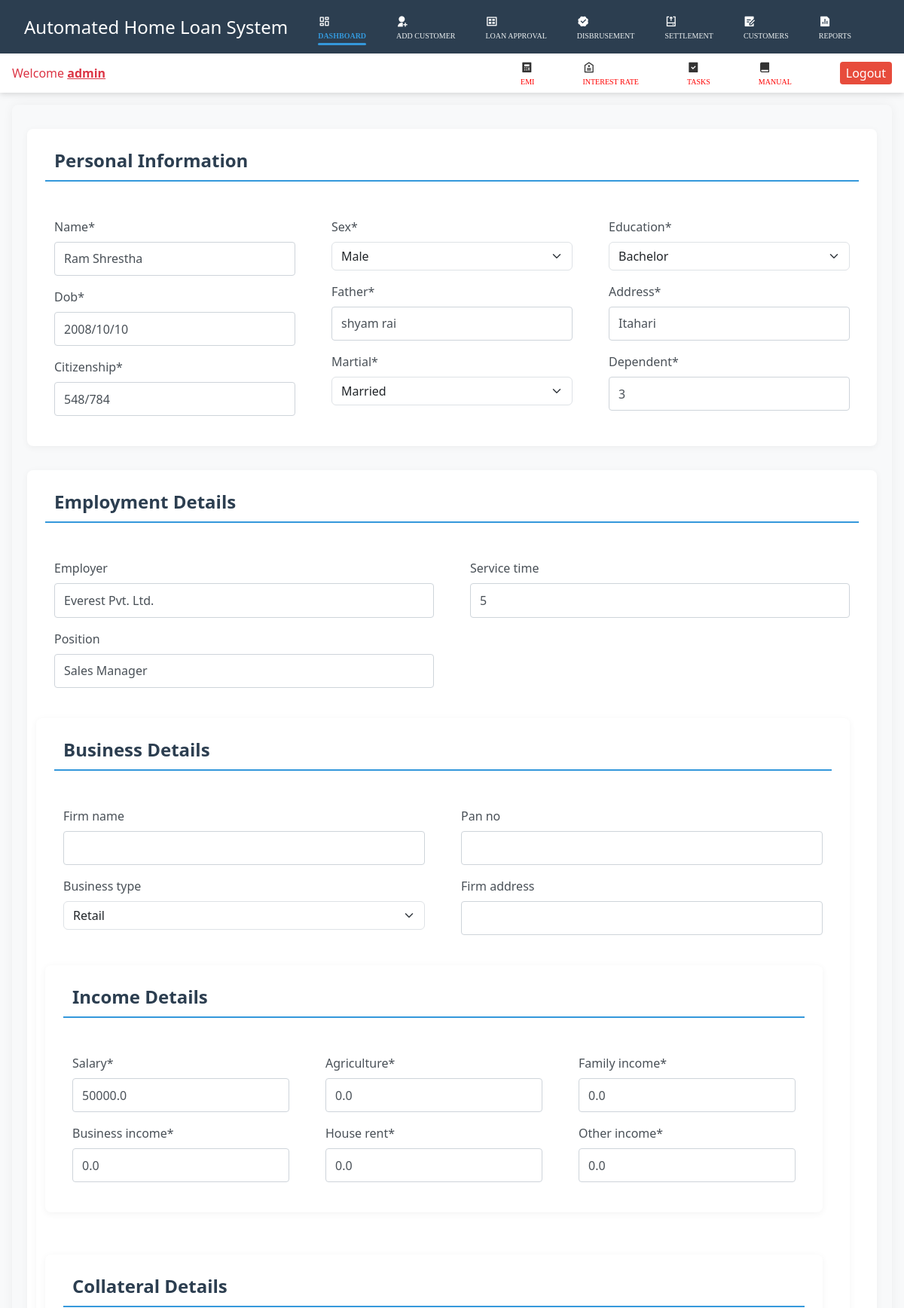
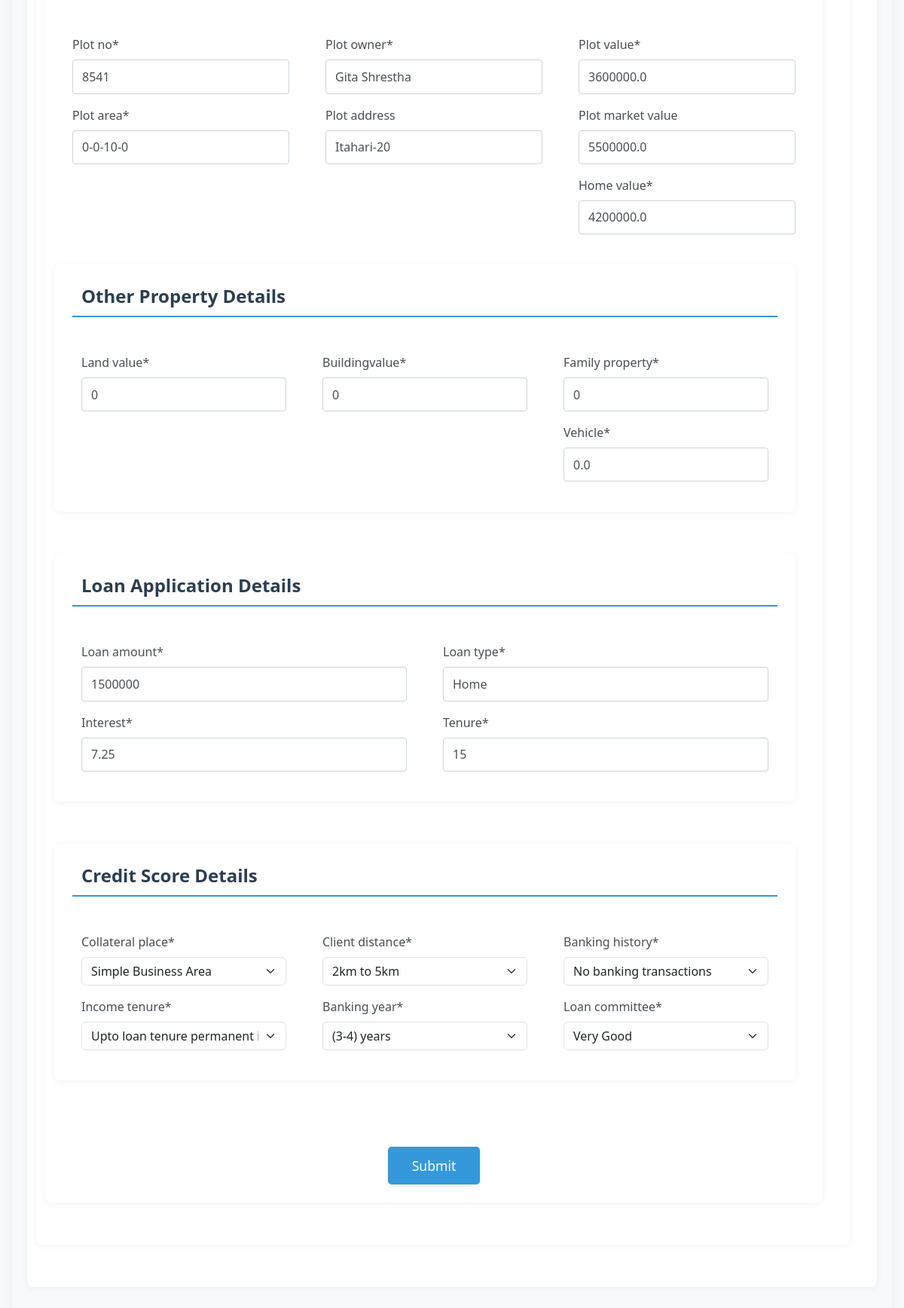
The app's page /client_update/2 (signed in) with its own data (2 pictures, top to bottom).
### homeloanapp/models.py (models this page shows, shortened)
class ClientDetails(models.Model):
    name = models.CharField(max_length=300, default='Sumam limbu')
    dob = models.CharField(max_length=10, default='2008/10/10')
    citizenship = models.CharField(max_length=20, default='1234')
    sex = models.CharField(max_length=8, choices=SEX_CHOICES, default="Male")
    martial = models.CharField(max_length=20, choices=MARTIAL_STATUS, default="Married")
    father = models.CharField(max_length=300, default="shyam rai")
    education = models.CharField(max_length=10, choices=EDUCATION_CHOICES, default="Bachelor")
    address = models.CharField(max_length=50, default='Itahari')
    dependent = models.PositiveIntegerField(default=3)
    employer = models.CharField(max_length=150, blank=True, null=True, default='rbbl')
    position = models.CharField(max_length=150, blank=True, null=True, default='Assistant')
    service_time = models.PositiveIntegerField(blank=True, null=True, default=5)
    firm_name = models.CharField(max_length=150, blank=True, null=True, default='rbbl')
    business_type = models.CharField(
        max_length=150,
        choices=BUSINESSTYPES,
        default="Agriculture",
        blank=True,
        null=True
    )
    pan_no = models.PositiveIntegerField(blank=True, null=True, default='12345')
    firm_address = models.CharField(max_length=150, blank=True, null=True, default='Itahari-20')
    salary = models.FloatField(default=0.0)
    business_income = models.FloatField(default=0.0)
    agriculture = models.FloatField(default=0.0)
    house_rent = models.FloatField(default=0.0)
    family_income = models.FloatField(default=0.0)
    other_income = models.FloatField(default=0.0)
    loan_amount = models.PositiveIntegerField()
    tenure = models.PositiveIntegerField(default=10)
    interest = models.FloatField(default=10.12)
    loan_type = models.CharField(max_length=50, default='Home')
    plot_no = models.CharField(max_length=50, default='5684')
    plot_area = models.CharField(max_length=50, default='0-0-10-0')
    plot_address = models.CharField(max_length=200, blank=True, null=True, default='Itahari-20')
    plot_owner = models.CharField(max_length=150, default='Roshan Rai')
    plot_value = models.FloatField(default=4632450)
    home_value = models.FloatField(default=0.0)
    plot_market_value = models.FloatField(blank=True, null=True, default=200000)
    land_value = models.PositiveIntegerField(default=0)
    buildingvalue = models.PositiveIntegerField(default=0)
    family_property = models.PositiveIntegerField(default=0)
    vehicle = models.FloatField(default=0.0)
    collateral_place = models.CharField(
        max_length=60,
        choices=COLLATERAL_AREA,
        default="Main Business Area"
    )
    income_tenure = models.CharField(
        max_length=200,
        choices=INCOME_TYPE,
        default="upto loan tenure permanent income"
    )
    client_distance = models.CharField(
        max_length=200,
        choices=CLIENT_DIS,
        default="Less than 2km"
    )
    banking_history = models.CharField(
        max_length=100,
        choices=CREDIT_HISTORY,
        default="payment after full rebate",
        null=True
    )
    banking_year = models.CharField(
        max_length=100,
        choices=BANKING_YEARS,
        default="more than 5 years"
    )
    loan_committee = models.CharField(
        max_length=20,
        choices=CREDIT_SIFARIS,
        default="Excellent"
    )
    loan_status = models.CharField(
        max_length=20,
        default="preview",
        null=True,
        blank=True
    )

### homeloanapp/views.py (the view)
# urls.py: path('client_update/<int:pk>', views.ClientUpdate.as_view(), name='client_update'),
class ClientUpdate(UpdateView):
    model = ClientDetails
    template_name = 'client_update.html'
    form_name = ClientDetailsForm
    fields ='__all__'
    success_url = '/display_clients/'

### templates/client_update.html (shortened to what this page needs)
{% extends 'dashboard.html' %}
{% load crispy_forms_tags %}
{% load static %}
{% block css %} <link rel="stylesheet" href="{% static 'css/application.css' %}"> {% endblock css %}
{% block body %}
<div class="formsection bg-body-tertiary">
    <div class="inputform">
     <form method="post">
         {% load crispy_forms_tags %}
        <div class="row form-personal" id ="form-personal">
         <div class="app-header-text">Personal Information</div>
         <div class="col text-red">
             <div>
                 {{ form.name|as_crispy_field }}
             </div>
             <div>
                 {{ form.dob|as_crispy_field }}
             </div>
             <div>
                 {{ form.citizenship|as_crispy_field }}
             </div>
         </div>
         <div class="col">
             <div>
                 {{ form.sex|as_crispy_field }}
             </div>
             <div>
                 {{ form.father|as_crispy_field }}
             </div>
             <div>
                 {{ form.martial|as_crispy_field }}
             </div>
         </div>
         <div class="col">
             <div>
                 {{ form.education|as_crispy_field }}
             </div>
             <div>
                 {{ form.address|as_crispy_field }}
             </div>
             <div>
                 {{ form.dependent|as_crispy_field }}
             </div>
         </div>
        </div>
        <div class="row form-employment" id ="form-employment">
         <div class="app-header-text">Employment Details</div>
             <div class="col">
                 <div>
                     {{ form.employer|as_crispy_field }}
                 </div>
                 <div>
                     {{ form.position|as_crispy_field }}
                 </div>
             </div>
             <div class="col">
                 <div>
                     {{ form.service_time|as_crispy_field }}
                 </div>
        </div>
        <div class="row form-business" id ="form-business">
         <div class="app-header-text">Business Details</div>
             <div class="col">
                 <div>
                     {{ form.firm_name|as_crispy_field }}
                 </div>
                 <div>
                     {{ form.business_type|as_crispy_field }}
                 </div>
             </div>
             <div class="col">
                 <div>
                     {{ form.pan_no|as_crispy_field }}
                 </div>
                 <div>
                     {{ form.firm_address|as_crispy_field }}
                 </div>
        </div>
        <div class="row form-income" id ="form-income">
         <div class="app-header-text">Income Details</div>
         <div class="col">
             <div>
                 {{ form.salary|as_crispy_field }}
             </div>
             <div>
                 {{ form.business_income|as_crispy_field }}
             </div>
         </div>
         <div class="col">
             <div>
                 {{ form.agriculture|as_crispy_field }}
             </div>
             <div>
                 {{ form.house_rent|as_crispy_field }}
             </div>
         </div>
         <div class="col">
             <div>
                 {{ form.family_income|as_crispy_field }}
             </div>
             <div>
                 {{ form.other_income|as_crispy_field }}
             </div>
         </div>
        </div>
        <div class="row form-collateral" id ="form-collateral">
         <div class="app-header-text">Collateral Details</div>
         <div class="col">
             <div>
                 {{ form.plot_no|as_crispy_field }}
             </div>
             <div>
                 {{ form.plot_area|as_crispy_field }}
             </div>
         </div>
         <div class="col">
             <div>
                 {{ form.plot_owner|as_crispy_field }}
             </div>
             <div>
                 {{ form.plot_address|as_crispy_field }}
             </div>
         </div>
         <div class="col">
             <div>
                 {{ form.plot_value|as_crispy_field }}
             </div>
             <div>
                 {{ form.plot_market_value|as_crispy_field }}
             </div>
             <div>
                 {{ form.home_value|as_crispy_field }}
             </div>
         </div>
        <div class="row form-propety" id ="form-property">
         <div class="app-header-text">Other Property Details</div>
             <div class="col">
                 <div>
                     {{ form.land_value|as_crispy_field }}
                 </div>
             </div>
             <div class="col">
                 <div>
                     {{ form.buildingvalue|as_crispy_field }}
                 </div>
             </div>
             <div class="col">
                 <div>
                     {{ form.family_property|as_crispy_field }}
                 </div>
                 <div>
                     {{ form.vehicle|as_crispy_field }}
                 </div>
             </div>
        </div>
         <div class="row form-loan" id ="form-loan">
             <div class="app-header-text">Loan Application Details</div>
             <div class="col">
                 <div>
                     {{ form.loan_amount|as_crispy_field }}
                 </div>
                 <div>
                     {{ form.interest|as_crispy_field }}
                 </div>
             </div>
             <div class="col">
                 <div>
                     {{ form.loan_type|as_crispy_field }}
                 </div>
                 <div>
                     {{ form.tenure|as_crispy_field }}
                 </div>
             </div>
         </div>
         <div class="row form-creditscore" id ="form-creditscore">
             <div class="app-header-text">Credit Score Details</div>
             <div class="col">
                 <div>
                     {{ form.collateral_place|as_crispy_field }}
                 </div>
                 <div>
                     {{ form.income_tenure|as_crispy_field }}
                 </div>
             </div>
             <div class="col">
                 <div>
                     {{ form.client_distance|as_crispy_field }}
                 </div>
                 <div>
                     {{ form.banking_year|as_crispy_field }}
                 </div>
             </div>
             <div class="col">
                 <div>
                     {{ form.banking_history|as_crispy_field }}
                 </div>
                 <div>
                     {{ form.loan_committee|as_crispy_field }}
                 </div>
             </div>
         </div>
             <div class="submit-btn text-center">
                 <input type="submit" value= "Submit">
             </div>
     </form>
    </div>
   </div>
{% endblock body %}

### templates/dashboard.html (shortened to what this page needs)
<!doctype html>
<html lang="en">
{% load static %}
<head>
  <link href="https://cdn.jsdelivr.net/npm/bootstrap@5.3.3/dist/css/bootstrap.min.css" rel="stylesheet"
>
  <link href="https://cdn.jsdelivr.net/npm/remixicon@4.3.0/fonts/remixicon.css" rel="stylesheet" />
  <link rel="stylesheet" href="{% static 'css/dashboard.css' %}">
  {% block css %} {% endblock css %}
</head>
<body>
  <div class="main-navbar">
    <div class="navbar">
      <div class="navbar-items" id="navbar-items">
        <a href="" class="header-text">Automated Home Loan System</a>
        <i class="ri-dashboard-line active"><a href="{% url 'dashboard' %}" class="navbarlink">DASHBOARD</a></i>
        <i class="ri-user-add-fill"><a href="{% url 'application' %}" class="navbarlink">ADD CUSTOMER</a></i>
        <i class="ri-gallery-view"><a href="{% url 'display_clients' %}" class="navbarlink">LOAN APPROVAL</a></i>
        <i class="ri-verified-badge-fill"><a href="{% url 'loan_status' %}" class="navbarlink">DISBRUSEMENT</a></i>
        <i class="ri-uninstall-line"><a href="{% url 'loan_settlement' %}" class="navbarlink">SETTLEMENT</a></i>
        <i class="ri-draft-fill"><a href="{% url 'client_status' %}" class="navbarlink">CUSTOMERS</a></i>
        <i class="ri-file-chart-fill"><a href="" class="navbarlink">REPORTS</a></i>
      </div>
    </div>
    <div class="navbar2">
      <div class="text-danger">Welcome <span class="text-decoration-underline fw-bold">{{user.username}}</span></div>
      <div class="navbar2-items">
        <i class="ri-calculator-fill"><a href="{% url 'emi' %}" class="navbarlink2">EMI</a></i>
        <i class="ri-price-tag-2-line"><a href="" class="navbarlink2">INTEREST RATE</a></i>
        <i class="ri-task-fill"><a href="" class="navbarlink2">TASKS</a> </i>
        <i class="ri-book-fill"><a href="" class="navbarlink2">MANUAL</a></i>
        <form method="POST" action="{% url 'logout' %}">
          <input type="submit" class="logout-btn" value="Logout">
        </form>
      </div>
    </div>
  </div>
  {% block body %}{% endblock body %}
</body>
</html>

### static/css/dashboard.css (style rules this page uses)
:root { --primary: #2c3e50; --secondary: #3498db; --accent: #e74c3c; --light: #ecf0f1; --dark: #2c3e50; --success: #2ecc71; }
body { font-family: 'Segoe UI', Tahoma, Geneva, Verdana, sans-serif; background-color: #f5f7fa; margin: 0; padding: 0; }
.main-navbar { display: flex; flex-direction: column; box-shadow: 0 2px 10px rgba(0, 0, 0, 0.1); }
.navbar { background: linear-gradient(135deg, var(--primary), var(--dark)); color: white; padding: 1rem 2rem; }
.navbar-items { display: flex; align-items: center; gap: 2.5rem; }
.header-text { font-size: 1.5rem; font-weight: 500; margin-right: auto; color: white; text-decoration: none; }
.navbarlink { color: var(--light); text-decoration: none; font-size: 10px; transition: all 0.3s ease; display: flex; align-items: center; gap: 0.5rem; }
.navbar2 { background-color: white; padding: 0.4rem 1rem; display: flex; justify-content: space-between; align-items: center; box-shadow: 0 2px 5px rgba(0, 0, 0, 0.05); }
.navbar2-items { display: flex; gap: 4rem; align-items: center; }
.navbarlink2 { color: red; text-decoration: none; font-size: 10px; transition: all 0.3s ease; display: flex; align-items: center; gap: 0.8rem; }
.logout-btn { background-color: var(--accent); color: white; border: none; padding: 0.2rem 0.5rem; border-radius: 4px; cursor: pointer; transition: all 0.3s ease; font-weight: 500; }
.active a { color: var(--secondary) !important; font-weight: 600; position: relative; }
.active a::after { content: ''; position: absolute; bottom: -5px; left: 0; width: 100%; height: 3px; background-color: var(--secondary); border-radius: 3px; }

### static/css/application.css (style rules this page uses)
body { font-family: 'Segoe UI', Tahoma, Geneva, Verdana, sans-serif; background-color: #f8f9fa; color: #333; }
.formsection { padding: 2rem; border-radius: 0.5rem; box-shadow: 0 0 15px rgba(0, 0, 0, 0.05); margin: 1rem; }
.app-header-text { font-size: 1.5rem; font-weight: 600; color: #2c3e50; margin-bottom: 1.5rem; padding-bottom: 0.5rem; border-bottom: 2px solid #3498db; width: 100%; }
.row { display: flex; flex-wrap: wrap; margin-bottom: 2rem; gap: 1.5rem; }
.col { flex: 1; min-width: 250px; }
label { font-weight: 500; color: #495057; margin-bottom: 0.5rem; display: block; }
.form-control { display: block; width: 100%; padding: 0.6rem 0.75rem; font-size: 1rem; line-height: 1.5; color: #495057; background-color: #fff; background-clip: padding-box; border: 1px solid #ced4da; border-radius: 0.25rem; transition: border-color 0.15s ease-in-out, box-shadow 0.15s ease-in-out; }
.submit-btn { margin-top: 2rem; text-align: center; }
.submit-btn input[type="submit"] { background-color: #3498db; color: white; border: none; padding: 0.75rem 2rem; font-size: 1.1rem; border-radius: 0.3rem; cursor: pointer; transition: all 0.3s ease; box-shadow: 0 2px 5px rgba(0, 0, 0, 0.1); }
.form-personal, .form-employment, .form-business, .form-income, .form-collateral, .form-propety, .form-loan, .form-creditscore { background-color: white; padding: 1.5rem; border-radius: 0.5rem; box-shadow: 0 2px 10px rgba(0, 0, 0, 0.05); margin-bottom: 2rem; }

### records on screen
ClientDetails: name "Ram Shrestha", dob "2008/10/10", citizenship "548/784", sex "Male", father "shyam rai", martial "Married", education "Bachelor", address "Itahari", dependent "3", employer "Everest Pvt. Ltd.", position "Sales Manager", service_time "5", business_type "Retail", salary "50000.0", business_income "0.0", agriculture "0.0", house_rent "0.0", family_income "0.0", other_income "0.0", plot_no "8541", plot_area "0-0-10-0", plot_owner "Gita Shrestha", plot_address "Itahari-20", plot_value "3600000.0", plot_market_value "5500000.0", home_value "4200000.0", land_value "0", buildingvalue "0", family_property "0", vehicle "0.0", loan_amount "1500000", interest "7.25", loan_type "Home", tenure "15", collateral_place "Simple Business Area", income_tenure "Upto loan tenure permanent income", client_distance "2km to 5km", banking_year "(3-4) years", banking_history "No banking transactions", loan_committee "Very Good"

### other values on screen
{{ user.username }} "admin"
